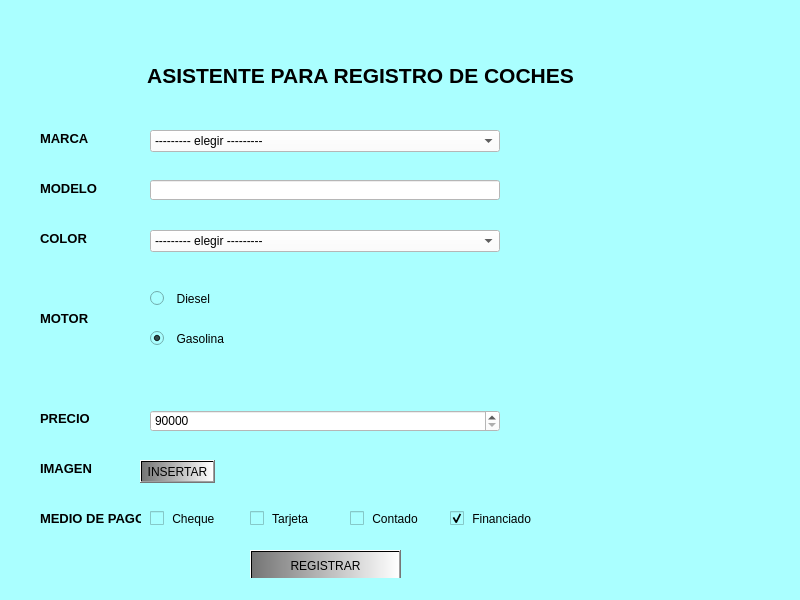
<?xml version="1.0" encoding="UTF-8"?>
<ui version="4.0">
 <class>MainWindow</class>
 <widget class="QMainWindow" name="MainWindow">
  <property name="geometry">
   <rect>
    <x>0</x>
    <y>0</y>
    <width>800</width>
    <height>600</height>
   </rect>
  </property>
  <property name="windowTitle">
   <string>MainWindow</string>
  </property>
  <property name="styleSheet">
   <string notr="true">background-color: rgb(170, 255, 255);</string>
  </property>
  <widget class="QWidget" name="centralwidget">
   <widget class="QLabel" name="label">
    <property name="geometry">
     <rect>
      <x>120</x>
      <y>50</y>
      <width>481</width>
      <height>51</height>
     </rect>
    </property>
    <property name="text">
     <string>&lt;html&gt;&lt;head/&gt;&lt;body&gt;&lt;p align=&quot;center&quot;&gt;&lt;span style=&quot; font-size:16pt; font-weight:600;&quot;&gt;ASISTENTE PARA REGISTRO DE COCHES&lt;/span&gt;&lt;/p&gt;&lt;/body&gt;&lt;/html&gt;</string>
    </property>
   </widget>
   <widget class="QComboBox" name="cbx_marca">
    <property name="geometry">
     <rect>
      <x>150</x>
      <y>130</y>
      <width>350</width>
      <height>22</height>
     </rect>
    </property>
    <property name="styleSheet">
     <string notr="true">background-color: rgb(255, 255, 255);</string>
    </property>
    <item>
     <property name="text">
      <string>--------- elegir ---------</string>
     </property>
    </item>
    <item>
     <property name="text">
      <string>Ferrari</string>
     </property>
    </item>
    <item>
     <property name="text">
      <string>Lamborghini</string>
     </property>
    </item>
    <item>
     <property name="text">
      <string>Lotus</string>
     </property>
    </item>
    <item>
     <property name="text">
      <string>McLaren</string>
     </property>
    </item>
    <item>
     <property name="text">
      <string>Porsche</string>
     </property>
    </item>
    <item>
     <property name="text">
      <string>Mazda</string>
     </property>
    </item>
    <item>
     <property name="text">
      <string>Ford</string>
     </property>
    </item>
    <item>
     <property name="text">
      <string>BMW</string>
     </property>
    </item>
    <item>
     <property name="text">
      <string>Mercedes</string>
     </property>
    </item>
   </widget>
   <widget class="QLineEdit" name="txt_modelo">
    <property name="geometry">
     <rect>
      <x>150</x>
      <y>180</y>
      <width>350</width>
      <height>20</height>
     </rect>
    </property>
    <property name="styleSheet">
     <string notr="true">background-color: rgb(255, 255, 255);</string>
    </property>
   </widget>
   <widget class="QLabel" name="label_2">
    <property name="geometry">
     <rect>
      <x>40</x>
      <y>130</y>
      <width>81</width>
      <height>16</height>
     </rect>
    </property>
    <property name="font">
     <font>
      <pointsize>10</pointsize>
      <weight>75</weight>
      <bold>true</bold>
     </font>
    </property>
    <property name="text">
     <string>MARCA</string>
    </property>
   </widget>
   <widget class="QLabel" name="label_3">
    <property name="geometry">
     <rect>
      <x>40</x>
      <y>180</y>
      <width>81</width>
      <height>16</height>
     </rect>
    </property>
    <property name="font">
     <font>
      <pointsize>10</pointsize>
      <weight>75</weight>
      <bold>true</bold>
     </font>
    </property>
    <property name="text">
     <string>MODELO</string>
    </property>
   </widget>
   <widget class="QLabel" name="label_4">
    <property name="geometry">
     <rect>
      <x>40</x>
      <y>230</y>
      <width>81</width>
      <height>16</height>
     </rect>
    </property>
    <property name="font">
     <font>
      <pointsize>10</pointsize>
      <weight>75</weight>
      <bold>true</bold>
     </font>
    </property>
    <property name="text">
     <string>COLOR</string>
    </property>
   </widget>
   <widget class="QComboBox" name="cbx_color">
    <property name="geometry">
     <rect>
      <x>150</x>
      <y>230</y>
      <width>350</width>
      <height>22</height>
     </rect>
    </property>
    <property name="styleSheet">
     <string notr="true">background-color: rgb(255, 255, 255);</string>
    </property>
    <item>
     <property name="text">
      <string>--------- elegir ---------</string>
     </property>
    </item>
    <item>
     <property name="text">
      <string>amarillo</string>
     </property>
    </item>
    <item>
     <property name="text">
      <string>rojo</string>
     </property>
    </item>
    <item>
     <property name="text">
      <string>azul</string>
     </property>
    </item>
    <item>
     <property name="text">
      <string>gris</string>
     </property>
    </item>
    <item>
     <property name="text">
      <string>naranja</string>
     </property>
    </item>
    <item>
     <property name="text">
      <string>negro</string>
     </property>
    </item>
   </widget>
   <widget class="QRadioButton" name="radio_diesel">
    <property name="geometry">
     <rect>
      <x>150</x>
      <y>290</y>
      <width>82</width>
      <height>17</height>
     </rect>
    </property>
    <property name="text">
     <string>  Diesel</string>
    </property>
   </widget>
   <widget class="QLabel" name="label_5">
    <property name="geometry">
     <rect>
      <x>40</x>
      <y>310</y>
      <width>81</width>
      <height>16</height>
     </rect>
    </property>
    <property name="font">
     <font>
      <pointsize>10</pointsize>
      <weight>75</weight>
      <bold>true</bold>
     </font>
    </property>
    <property name="text">
     <string>MOTOR</string>
    </property>
   </widget>
   <widget class="QRadioButton" name="radio_gasolina">
    <property name="geometry">
     <rect>
      <x>150</x>
      <y>330</y>
      <width>82</width>
      <height>17</height>
     </rect>
    </property>
    <property name="text">
     <string>  Gasolina</string>
    </property>
    <property name="checked">
     <bool>true</bool>
    </property>
   </widget>
   <widget class="QLabel" name="label_6">
    <property name="geometry">
     <rect>
      <x>40</x>
      <y>410</y>
      <width>81</width>
      <height>16</height>
     </rect>
    </property>
    <property name="font">
     <font>
      <pointsize>10</pointsize>
      <weight>75</weight>
      <bold>true</bold>
     </font>
    </property>
    <property name="text">
     <string>PRECIO</string>
    </property>
   </widget>
   <widget class="QSpinBox" name="spx_precio">
    <property name="geometry">
     <rect>
      <x>150</x>
      <y>410</y>
      <width>350</width>
      <height>22</height>
     </rect>
    </property>
    <property name="styleSheet">
     <string notr="true">background-color: rgb(255, 255, 255);</string>
    </property>
    <property name="minimum">
     <number>90000</number>
    </property>
    <property name="maximum">
     <number>999999</number>
    </property>
    <property name="singleStep">
     <number>10000</number>
    </property>
   </widget>
   <widget class="QLabel" name="label_7">
    <property name="geometry">
     <rect>
      <x>40</x>
      <y>510</y>
      <width>101</width>
      <height>16</height>
     </rect>
    </property>
    <property name="font">
     <font>
      <pointsize>10</pointsize>
      <weight>75</weight>
      <bold>true</bold>
     </font>
    </property>
    <property name="text">
     <string>MEDIO DE PAGO</string>
    </property>
   </widget>
   <widget class="QCheckBox" name="chx_cheque">
    <property name="geometry">
     <rect>
      <x>150</x>
      <y>510</y>
      <width>101</width>
      <height>17</height>
     </rect>
    </property>
    <property name="text">
     <string> Cheque</string>
    </property>
   </widget>
   <widget class="QCheckBox" name="chx_tarjeta">
    <property name="geometry">
     <rect>
      <x>250</x>
      <y>510</y>
      <width>101</width>
      <height>17</height>
     </rect>
    </property>
    <property name="text">
     <string> Tarjeta</string>
    </property>
   </widget>
   <widget class="QCheckBox" name="chx_contado">
    <property name="geometry">
     <rect>
      <x>350</x>
      <y>510</y>
      <width>101</width>
      <height>17</height>
     </rect>
    </property>
    <property name="text">
     <string> Contado</string>
    </property>
   </widget>
   <widget class="QPushButton" name="btn_registrar">
    <property name="geometry">
     <rect>
      <x>250</x>
      <y>550</y>
      <width>151</width>
      <height>31</height>
     </rect>
    </property>
    <property name="styleSheet">
     <string notr="true">background-color: qlineargradient(spread:pad, x1:0, y1:0, x2:1, y2:0, stop:0 rgba(0, 0, 0, 255), stop:1 rgba(255, 255, 255, 255));
background-color: qlineargradient(spread:pad, x1:0, y1:0, x2:1, y2:0, stop:0 rgba(117, 117, 117, 255), stop:1 rgba(255, 255, 255, 255));</string>
    </property>
    <property name="text">
     <string>REGISTRAR</string>
    </property>
   </widget>
   <widget class="QCheckBox" name="chx_financiado">
    <property name="geometry">
     <rect>
      <x>450</x>
      <y>510</y>
      <width>101</width>
      <height>17</height>
     </rect>
    </property>
    <property name="text">
     <string> Financiado</string>
    </property>
    <property name="checked">
     <bool>true</bool>
    </property>
   </widget>
   <widget class="QLabel" name="lbl_marca_ko">
    <property name="geometry">
     <rect>
      <x>530</x>
      <y>130</y>
      <width>221</width>
      <height>20</height>
     </rect>
    </property>
    <property name="text">
     <string/>
    </property>
   </widget>
   <widget class="QLabel" name="lbl_modelo_ko">
    <property name="geometry">
     <rect>
      <x>530</x>
      <y>180</y>
      <width>221</width>
      <height>20</height>
     </rect>
    </property>
    <property name="text">
     <string/>
    </property>
   </widget>
   <widget class="QLabel" name="lbl_color_ko">
    <property name="geometry">
     <rect>
      <x>530</x>
      <y>230</y>
      <width>221</width>
      <height>20</height>
     </rect>
    </property>
    <property name="text">
     <string/>
    </property>
   </widget>
   <widget class="QLabel" name="lbl_modo_pago_ko">
    <property name="geometry">
     <rect>
      <x>550</x>
      <y>510</y>
      <width>231</width>
      <height>20</height>
     </rect>
    </property>
    <property name="text">
     <string/>
    </property>
   </widget>
   <widget class="QPushButton" name="btn_insertar">
    <property name="geometry">
     <rect>
      <x>140</x>
      <y>460</y>
      <width>75</width>
      <height>23</height>
     </rect>
    </property>
    <property name="styleSheet">
     <string notr="true">background-color: qlineargradient(spread:pad, x1:0, y1:0, x2:1, y2:0, stop:0 rgba(0, 0, 0, 255), stop:1 rgba(255, 255, 255, 255));
background-color: qlineargradient(spread:pad, x1:0, y1:0, x2:1, y2:0, stop:0 rgba(117, 117, 117, 255), stop:1 rgba(255, 255, 255, 255));</string>
    </property>
    <property name="text">
     <string>INSERTAR</string>
    </property>
   </widget>
   <widget class="QLabel" name="label_8">
    <property name="geometry">
     <rect>
      <x>40</x>
      <y>460</y>
      <width>81</width>
      <height>16</height>
     </rect>
    </property>
    <property name="font">
     <font>
      <pointsize>10</pointsize>
      <weight>75</weight>
      <bold>true</bold>
     </font>
    </property>
    <property name="text">
     <string>IMAGEN</string>
    </property>
   </widget>
  </widget>
  <widget class="QStatusBar" name="statusbar"/>
 </widget>
 <resources/>
 <connections/>
</ui>
